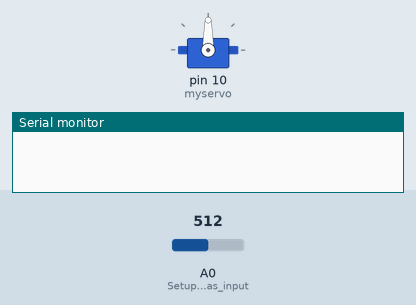
This sketch was run on a simulated Arduino Uno, built with avr-gcc and run on an emulated ATmega328P. Parts: servo, the last lines printed to the serial monitor. Inputs (shaded band) come from the test bench; at power-on: A0 (Setup_the_A0_pin_as_input) = 512.

Above: at 1.2 s.
1.3 s: A0 (Setup_the_A0_pin_as_input) set to 0
At 1.9 s:
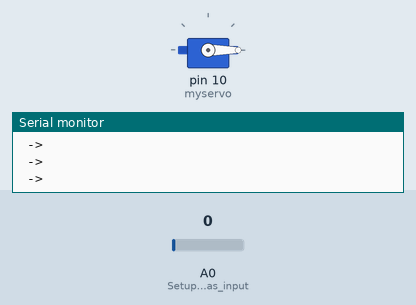
2.8 s: A0 (Setup_the_A0_pin_as_input) set to 122
At 3.4 s:
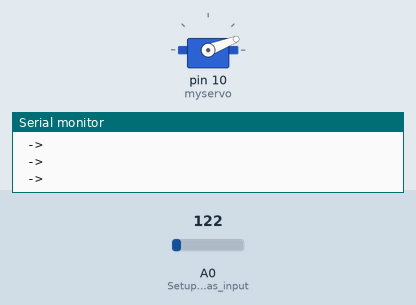
4.3 s: A0 (Setup_the_A0_pin_as_input) set to 306
At 4.8 s:
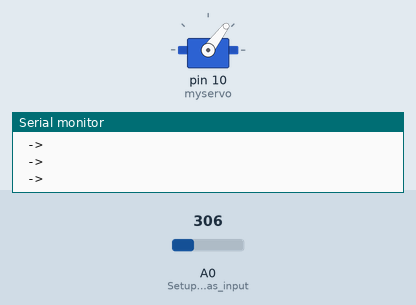
5.8 s: A0 (Setup_the_A0_pin_as_input) set to 716
At 6.3 s:
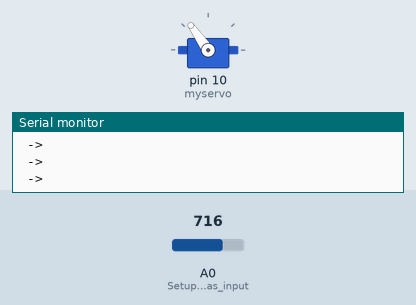
7.3 s: A0 (Setup_the_A0_pin_as_input) set to 900
At 7.7 s:
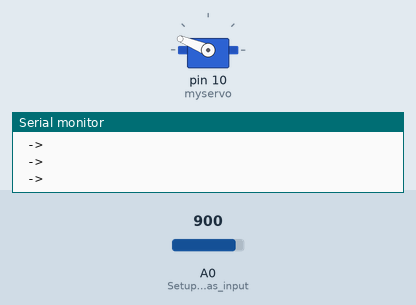
Timing chart, 0 to 9.8 s (numbered marks = the images above; inputs shaded):
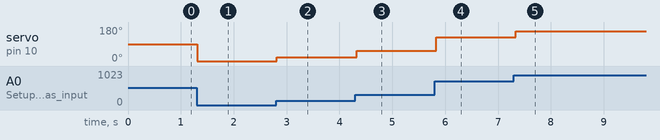

Measured:
- after the input at 1.3 s, servo on pin 10 (myservo): 90° → 0° at once
- after the input at 2.8 s, servo on pin 10 (myservo): 0° → 21° at once
- after the input at 4.3 s, servo on pin 10 (myservo): 21° → 53° at once
- after the input at 5.8 s, servo on pin 10 (myservo): 53° → 125° at once
- after the input at 7.3 s, servo on pin 10 (myservo): 125° → 158° at once

The sketch:

Servo_Pot.ino
```cpp
#include <Servo.h>  //Import the servo library
Servo myservo;      //Create the myservo object

void setup() {
  pinMode(A0, INPUT);  //Setup the A0 pin as input
  Serial.begin(9600);  //Initialize serial communication
  myservo.attach(10);  //Setup the servo on pin 10
}

void loop() {
  int pot = analogRead(A0);               //Get the value from the potentiometer
  int val = map(pot, 0, 1023, 0, 180);    //Scale the number to an appropriate size for a servo
  Serial.println(pot + " -> " + val); //Print the two numbers
  myservo.write(val);                 //Move the servo to the specified position
  delay(50);                          //Insert a slight delay
}
```
